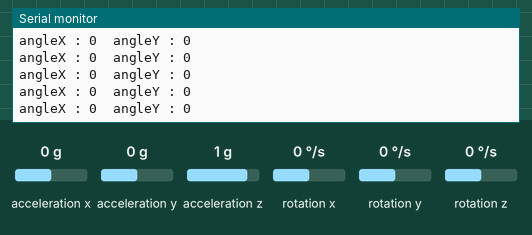
Bench run of a sketch on a simulated Arduino Uno, built with avr-gcc and run on an emulated ATmega328P. On the bench: the last lines printed to the serial monitor. Inputs (shaded band) come from the test bench; at power-on: acceleration x 0 g, acceleration y 0 g, acceleration z 1 g, rotation x 0 °/s, rotation y 0 °/s, rotation z 0 °/s. No radio packets arrive unless stated.

Above: at 4.2 s.
4.3 s: acceleration x set to -1.4 g
At 4.32 s:
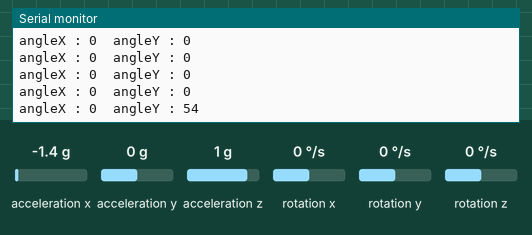
5.8 s: acceleration y set to -1.4 g
At 5.82 s:
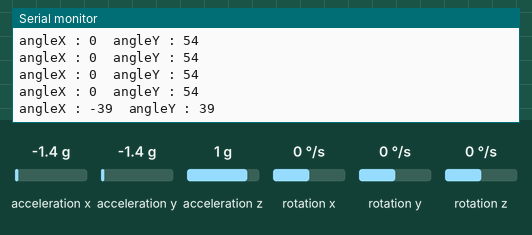
7.3 s: acceleration z set to -1.4 g
At 7.32 s:
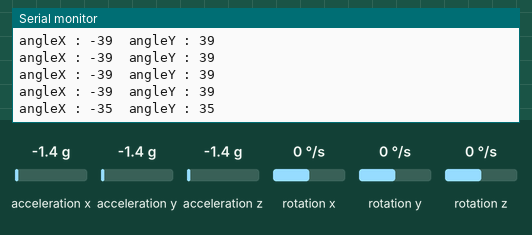
Timing chart, 0 to 10.3 s (numbered marks = the images above; inputs shaded):
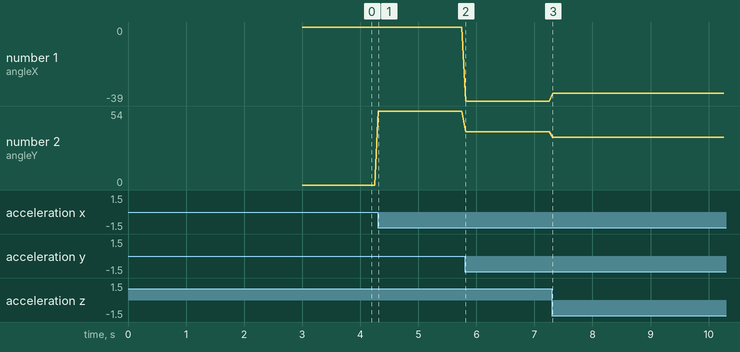

Measured:
- after the input at 4.3 s, the serial monitor: prints a new line at once (image 1)
- after the input at 5.8 s, the serial monitor: prints a new line at once (image 2)
- after the input at 7.3 s, the serial monitor: prints a new line at once (image 3)
- plotted number 1: 0 → -39 after the input at 5.8 s, -39 → -35 after the input at 7.3 s
- plotted number 2: 0 → 54 after the input at 4.3 s, 54 → 39 after the input at 5.8 s, 39 → 35 after the input at 7.3 s

The sketch:

Transmitter_Side_Arduino__Robot_.ino
```cpp
int TX_ID = 3;
int TX_PIN = 7;
#include <MPU6050_tockn.h>
#include <Wire.h>
#include<VirtualWire.h>
int X,Y;
typedef struct roverRemoteData
{
int    TX_ID;
int    Sensor1Data;
int    Sensor2Data;
};
MPU6050 mpu6050(Wire);

void setup() {
  Wire.begin();
  mpu6050.begin();
  vw_setup(2000);
  vw_set_tx_pin(TX_PIN);
  mpu6050.calcGyroOffsets(true);
  Serial.begin(9600);
}

void loop() {
  struct roverRemoteData payload;

  mpu6050.update();
  Serial.print("angleX : ");
  X=mpu6050.getAngleX();
  Serial.print(X);
  Serial.print("\tangleY : ");
  Y=mpu6050.getAngleY();
  Serial.println(Y);
  payload.TX_ID = TX_ID;
  payload.Sensor1Data =X;
  payload.Sensor2Data =Y;
  vw_send((uint8_t *)&payload, sizeof(payload));
  vw_wait_tx();

}
```
